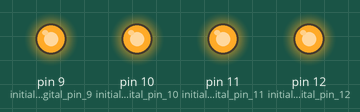
The sketch below on a simulated Arduino Uno, built with avr-gcc and run on an emulated ATmega328P. Parts: output pins drawn as LEDs (lit = HIGH).

Above: at 0.5 s.
At 3.5 s:
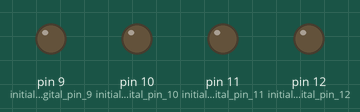
Timing chart, 0 to 4.6 s (numbered marks = the images above):
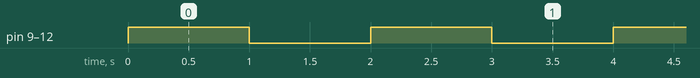

Measured:
- by itself, pin 9 (initialize_digital_pin_9), pin 10 (initialize_digital_pin_10), pin 11 (initialize_digital_pin_11), pin 12 (initialize_digital_pin_12): alternates HIGH for 1.0 s and LOW for 1.0 s

The sketch:

_01_Blink_x_4.ino
```cpp
void setup() {          // the setup function runs once when you press reset or power the board
pinMode(12, OUTPUT);    // initialize digital pin 12 as an output.
pinMode(11, OUTPUT);    // initialize digital pin 11 as an output.
pinMode(10, OUTPUT);    // initialize digital pin 10 as an output.
pinMode(9, OUTPUT);     // initialize digital pin 9 as an output.
}
void loop() {           // the loop function runs over and over again forever
digitalWrite(12, HIGH); // turn the LED on (HIGH is the voltage level)
digitalWrite(11, HIGH); // turn the LED on (HIGH is the voltage level)
digitalWrite(10, HIGH); // turn the LED on (HIGH is the voltage level)
digitalWrite(9, HIGH);  // turn the LED on (HIGH is the voltage level)
delay(1000);            // wait for a second
digitalWrite(12, LOW);  // turn the LED off by making the voltage LOW
digitalWrite(11, LOW);  // turn the LED off by making the voltage LOW
digitalWrite(10, LOW);  // turn the LED off by making the voltage LOW
digitalWrite(9, LOW);   // turn the LED off by making the voltage LOW
delay(1000);            // wait for a second
}
```
